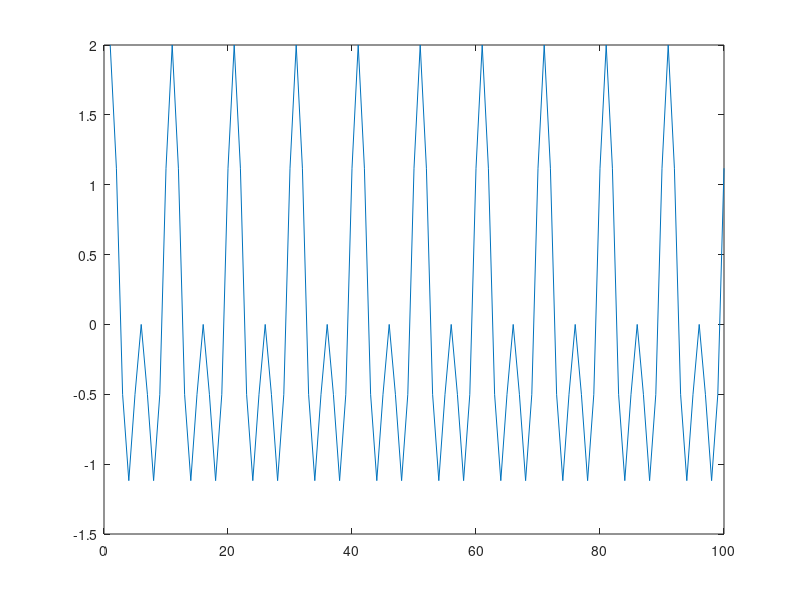
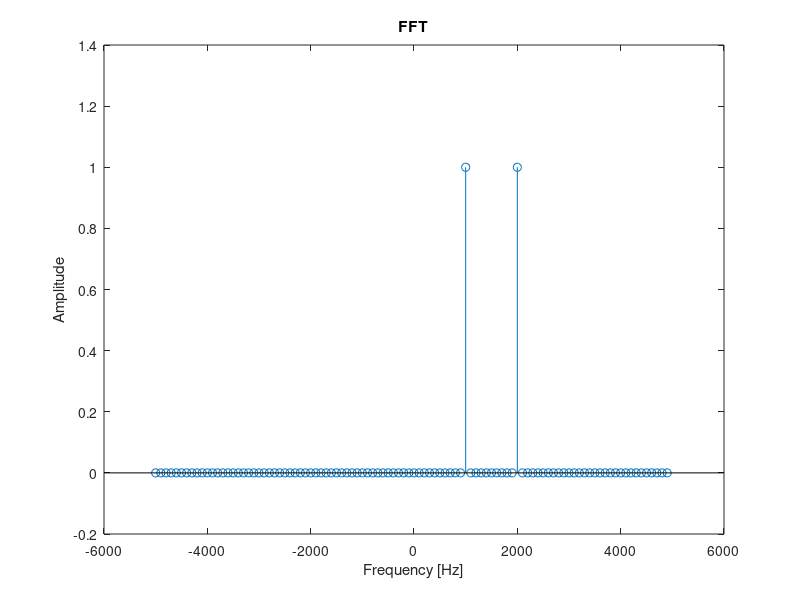

MATLAB code for these plots, in order: (Note: this script raises an error after producing the figures.)
close all


close all
clear
fs=10e3;
f=2e3;
f2=f/2;
t=0:1/fs:0.01-1/fs;
x=exp(1i*2*pi*f*t);
x2=exp(1i*2*pi*f2*t);
x=x+x2;
plot(real(x));

faxis=0:fs/length(t):fs-fs/length(t);
faxis=faxis-fs/2;

%% fft
X=fft(x);
X=X/length(X);
X=fftshift(X);

figure
stem(faxis,real(X));
title("FFT")
xlabel("Frequency [Hz]")
ylabel("Amplitude")

%% export dat

r=real(x);

f= fopen('./data/2_sine_signal.bin','wb');
fwrite(f,[1,length(x)],'int');
fwrite(f,real(x),'single');
fwrite(f,imag(x),'single');
fclose(f);


